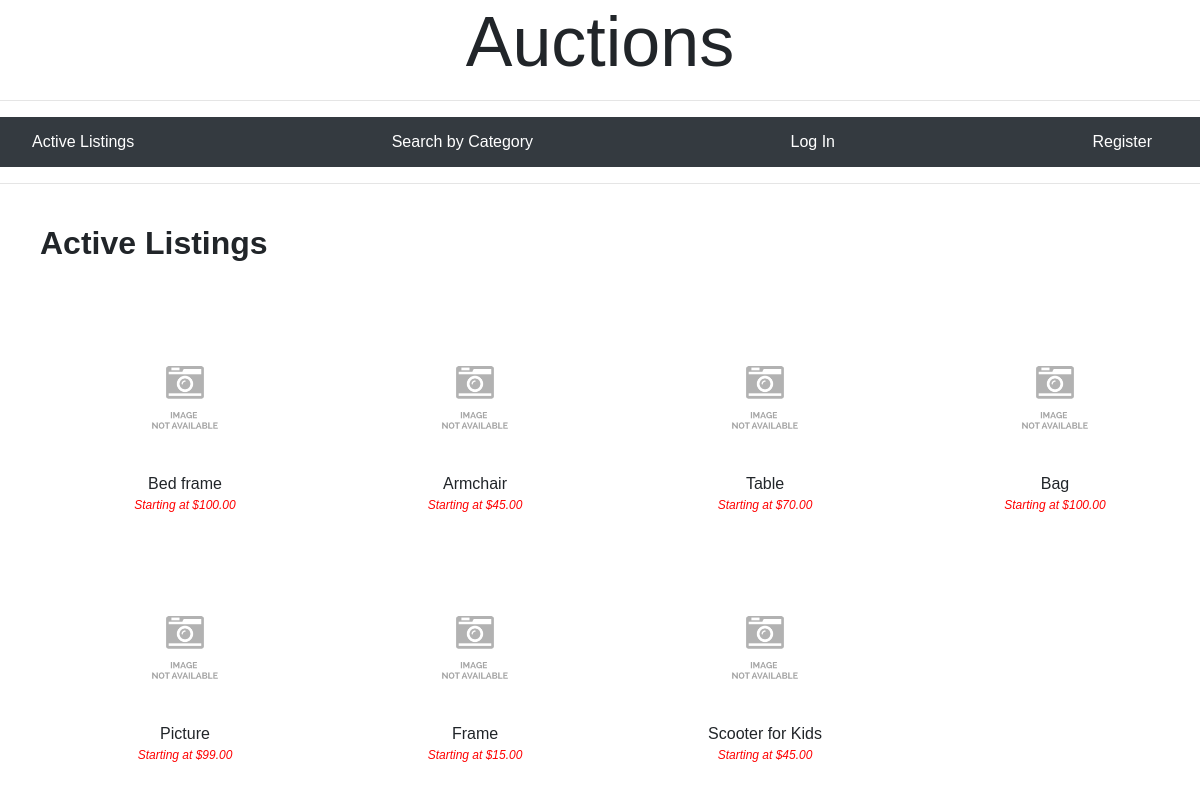
The page / on the database its author committed.
### auctions/models.py (models this page shows, shortened)
class Listing(models.Model):
    status_choice = [('active','active'), ('inactive','inactive')]
    winner = models.ForeignKey(User, on_delete = models.SET_DEFAULT, null = True, default = None, related_name = 'wonitems')
    status = models.CharField(max_length = 10, choices = status_choice, default = 'active')
    title = models.CharField(max_length = 100)
    start_bid = models.DecimalField(decimal_places=2, max_digits = 1000000)
    url = models.CharField(max_length = 200, blank = True)
    description = models.CharField(max_length = 200, default = "")
    category = models.ForeignKey(Category, on_delete = models.CASCADE, related_name = "category_listing", default  = "")
    watched = models.ManyToManyField(User, related_name = "watchedby", blank = True)
    owner = models.ForeignKey(User, on_delete = models.CASCADE, null = True, blank = True)

### auctions/views.py (the view)
# urls.py: path("", views.index, name="index"),
def index(request):
    if request.method == "POST":
        list_id = request.POST.get("list_id")
        listing_set = Listing.objects.filter(id = list_id)
        listing = listing_set[0]
        bid_set = Bid.objects.filter(listing = listing)
        bid = bid_set[0]
        bidder = bid.bidder
        listing_set.update(status = 'inactive', winner = bidder)
        return render(request, "auctions/index.html", {
            "title": "Active Listings",
            "listings": Listing.objects.filter(status = 'active')
            })
    else:
        return render(request, "auctions/index.html", {
            "title": 'Active Listings',
            "listings": Listing.objects.filter(status = 'active')
            })

### auctions/templates/auctions/index.html
{% extends "auctions/layout.html" %}
{% block pagetitle %}
    {{title}}
{% endblock %}
{% block body %}
    <div>
        {% for listing in listings %}
                <div class = "image_grid">
                    <div class = "image_box">
                        <a href = "{% url 'listing' listing.id %}"><img class = "index_image" src = '{{listing.url}}' onerror = 'this.onerror=null;this.src = "static/auctions/not_available.png"'></a>
                    </div>
                    <a href = "{% url 'listing' listing.id %}">
                        <div class = "index_title">{{listing.title}}</div>
                    </a>
                    <div class = "index_price">Starting at ${{listing.start_bid}}</div>
                </div>
        {% endfor %}
    </div>
{% endblock %}

### auctions/static/auctions/styles.css (style rules this page uses)
body { padding: 0px; font-family:'Trebuchet MS', 'Lucida Sans Unicode', 'Lucida Grande', 'Lucida Sans', Arial, sans-serif; }
.image_grid { float: left; width: 25%; height: 250px; padding: 20px; text-align: center; }
.image_box { width: 100%; height: 150px; }
img.index_image { max-width: 100%; max-height: 150px; height: auto; }
a > div.index_title { text-align: center; color:#212529; }
div.index_price { color: red; font-size: 12px; font-style: italic; }

### rows shown on the page
Listing: title "Bed frame", start_bid "100.00"
Listing: title "Armchair", start_bid "45.00"
Listing: title "Table", start_bid "70.00"
Listing: title "Bag", start_bid "100.00"
Listing: title "Picture", start_bid "99.00"
Listing: title "Frame", start_bid "15.00"
Listing: title "Scooter for Kids", start_bid "45.00"

### other values the page prints
{{ title }} "Active Listings"
